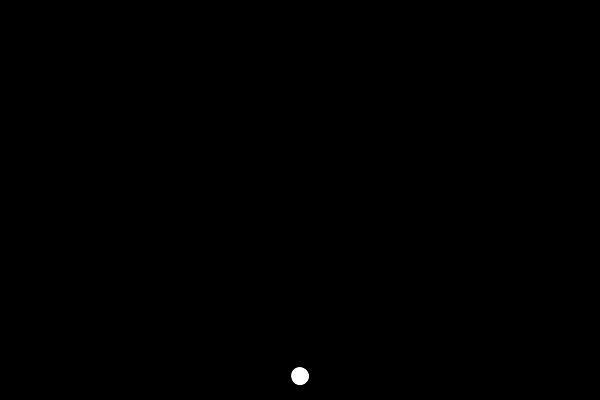
Frame 1 (no input)
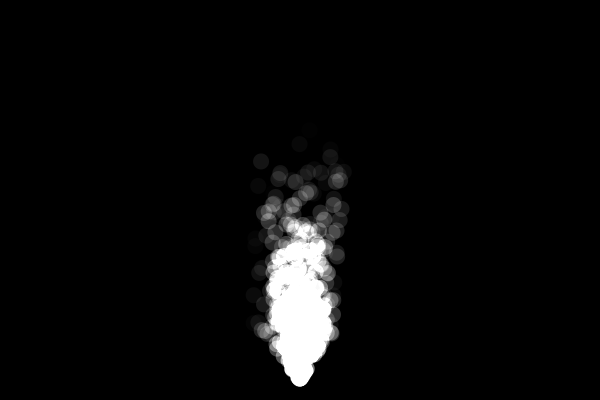
Frame 60 (the mouse pressed at the canvas centre just before this capture)
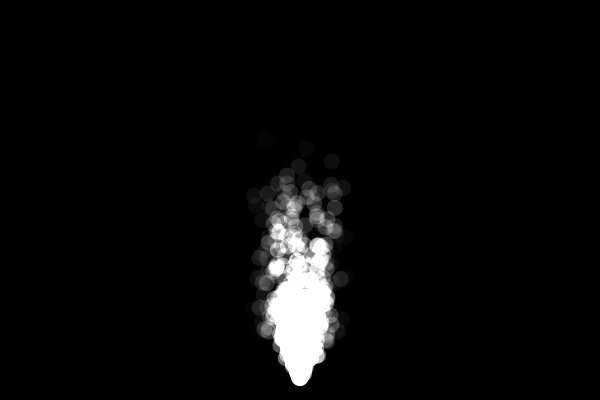
Frame 120 (the mouse held since frame 60 and released just before this capture)

The Processing sketch that drew these frames (run headless with seeded random() and noise(); from frame 60 on, the mouse is pressed at the canvas centre):

// Processing sketch: Particles
// ── Particles.pde
ArrayList<Particle> ps;

void setup() {
  size(600, 400);
  blendMode(ADD);
  ps = new ArrayList<Particle>();

  for (int i = 0; i < 100; ++i)
  {
    //ps.add(new Particle());
  }
}

void draw() {
  println(ps.size());
  background(0);
  
  for (int i = 0; i < 10; ++i)
  {
    ps.add(new Particle());
  }

  for (int i = ps.size() - 1; i >= 0; --i) {
    if (ps.get(i).isAlive())
    {
      ps.get(i).update();
      ps.get(i).draw();
    } else {
       ps.remove(i); 
    }
  }
}

// ── Particle.pde
class Particle {
   PVector p; 
   PVector v;
   int alpha;
   
   Particle() {
      p = new PVector(300, 380);
      v = new PVector();
      v.x = random(-1, 1);
      v.y = random(-5, -1);
      alpha = 255;
   }
   
   boolean isAlive()
   {
      return alpha > 0; 
   }
   
   void update() {
     p.add(v);
     alpha -= 5;
   }
   
   
   
   void draw() {
     noStroke();
     fill(150, alpha);
     circle(p.x, p.y, 16);
   }
}
